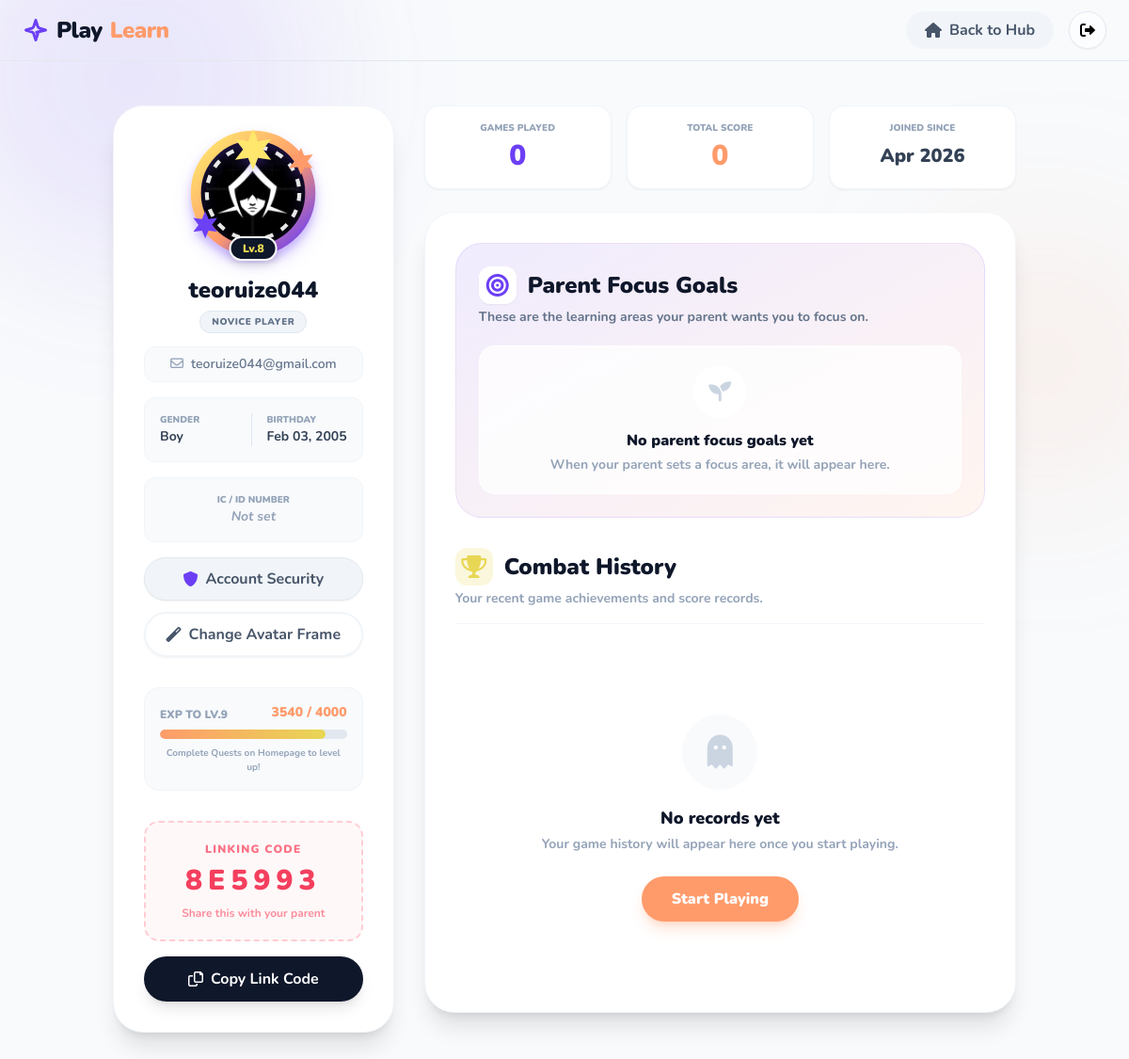
The page /student_profile.php (signed in) on the database its author committed.
### tables this page shows
CREATE TABLE `users` (
  `id` int(11) NOT NULL,
  `username` varchar(50) NOT NULL,
  `profile_image` varchar(255) DEFAULT NULL,
  `avatar_frame` varchar(255) DEFAULT NULL,
  `frame_expires_at` datetime DEFAULT NULL,
  `title` varchar(50) DEFAULT NULL,
  `title_expires_at` datetime DEFAULT NULL,
  `email` varchar(100) NOT NULL,
  `password` varchar(255) NOT NULL,
  `birthday` date NOT NULL,
  `gender` varchar(10) DEFAULT NULL,
  `ic_number` varchar(40) DEFAULT NULL,
  `role` enum('player','admin','parent') DEFAULT 'player',
  `level` int(11) DEFAULT 1,
  `total_exp` int(11) DEFAULT 0,
  `weekly_exp` int(11) DEFAULT 0,
  `link_code` varchar(10) DEFAULT NULL,
  `status` enum('active','banned') DEFAULT 'active',
  `ban_reason` varchar(255) DEFAULT NULL,
  `banned_at` datetime DEFAULT NULL,
  `last_login` datetime DEFAULT NULL,
  `created_at` timestamp NOT NULL DEFAULT current_timestamp(),
  `last_seen` datetime DEFAULT current_timestamp(),
  `theme_preference` varchar(10) DEFAULT 'dark'
);

### student_profile.php (the view, shortened to what the rows shown need)
<?php
require 'db_conn.php';
$user_id = intval($_SESSION['user_id']);
$sql = "SELECT username, email, link_code, profile_image, avatar_frame, level, total_exp, title, title_expires_at, gender, birthday, ic_number, created_at FROM users WHERE id = ?";
$stmt = $conn->prepare($sql);
$stmt->bind_param("i", $user_id);
$stmt->execute();
$user = $stmt->get_result()->fetch_assoc();
$my_code = $user['link_code'] ?? "";
$current_level = isset($user['level']) && $user['level'] > 0 ? intval($user['level']) : 1;
$total_exp = isset($user['total_exp']) ? intval($user['total_exp']) : 0;
$exp_required_for_next = $current_level * 500;
$title_badge_class = "bg-slate-100 text-slate-500 border-slate-200";
?>
<!DOCTYPE html>
<html lang="en">
<head>
    <script src="https://cdn.tailwindcss.com"></script>
    <link rel="stylesheet" href="https://cdnjs.cloudflare.com/ajax/libs/font-awesome/6.0.0/css/all.min.css">
    <link rel="stylesheet" href="https://cdnjs.cloudflare.com/ajax/libs/cropperjs/1.5.13/cropper.min.css">
    <link rel="stylesheet" href="https://cdn.jsdelivr.net/npm/flatpickr/dist/flatpickr.min.css">
    <link rel="stylesheet" type="text/css" href="https://npmcdn.com/flatpickr/dist/themes/airbnb.css">
</head>
<body class="bg-[#f8fafc]">
    <main class="relative w-full pt-28 pb-20 overflow-hidden min-h-screen">
        <div class="max-w-5xl mx-auto px-4 sm:px-6 lg:px-8">
            <div class="grid grid-cols-1 lg:grid-cols-3 gap-8">
                <div class="lg:col-span-1">
                    <div class="bg-white rounded-[2rem] p-8 shadow-xl border border-slate-100 text-center relative reveal-up">
                        <div class="mb-5 relative inline-block">
                            <div class="avatar-container" onclick="document.getElementById('avatarInput').click()" title="Click to Change Avatar">
                                <div class="avatar-wrapper" id="displayAvatarWrapper">
                                    <?php if (!empty($user['profile_image'])): ?>
                                        <img id="displayAvatar" src="<?= htmlspecialchars($user['profile_image']) ?>" alt="Avatar">
                                    <?php else: ?>
                                        <span id="initialAvatar"><?= strtoupper(substr($user['username'], 0, 1)) ?></span>
                                    <?php endif; ?>
                                </div>
                            </div>
                            <div class="level-badge">Lv.<?php echo $current_level; ?></div>
                        </div>
                        <h2 id="displayUsername" class="text-2xl font-black text-primary mb-1"><?= htmlspecialchars($user['username']) ?></h2>
                        <div class="mb-4">
                            <span class="px-3 py-1 rounded-full text-[10px] font-black uppercase tracking-wider border <?php echo $title_badge_class; ?>">
                            </span>
                        </div>
                        <p class="text-slate-500 font-semibold text-sm mb-4 bg-slate-50 py-2 rounded-xl border border-slate-100">
                            <i class="far fa-envelope text-slate-400 mr-2"></i><span id="displayEmail"><?= htmlspecialchars($user['email']) ?></span>
                        </p>
                        <div class="flex items-center justify-between bg-slate-50 p-4 rounded-xl border border-slate-100 mb-4 relative group">
                            <div class="text-left">
                                <p class="text-[10px] font-black text-slate-400 uppercase">Gender</p>
                                <p class="text-sm font-bold text-slate-700 capitalize" id="displayGender">
                                    <?= !empty($user['gender']) ? htmlspecialchars($user['gender']) : '<span class="text-slate-400 italic">Not set</span>' ?>
                                </p>
                            </div>
                            <div class="text-left border-l border-slate-200 pl-4">
                                <p class="text-[10px] font-black text-slate-400 uppercase">Birthday</p>
                                <p class="text-sm font-bold text-slate-700" id="displayBirthday">
                                    <?= !empty($user['birthday']) ? date('M d, Y', strtotime($user['birthday'])) : '<span class="text-slate-400 italic">Not set</span>' ?>
                                </p>
                            </div>
                        </div>
                        <div class="bg-slate-50 p-4 rounded-xl border border-slate-100 mb-4">
                            <p class="text-[10px] font-black text-slate-400 uppercase">IC / ID Number</p>
                            <p class="text-sm font-bold text-slate-700">
                            </p>
                        </div>
                        <button onclick="openSecurityModal()" class="w-full mb-3 bg-slate-100 hover:bg-slate-200 text-slate-600 font-bold py-2.5 rounded-full transition-all flex items-center justify-center gap-2 shadow-sm border border-slate-200">
                            <i class="fas fa-shield-alt text-blobPurple"></i> Account Security
                        </button>
                        <button onclick="openFrameModal()" class="w-full mb-8 bg-white border-2 border-slate-100 hover:border-blobPurple/40 hover:bg-blobPurple/5 text-slate-600 hover:text-blobPurple font-bold py-2.5 rounded-full transition-all flex items-center justify-center gap-2 shadow-sm">
                            <i class="fas fa-magic"></i> Change Avatar Frame
                        </button>
                        <div class="text-left mb-8 bg-slate-50 p-4 rounded-2xl border border-slate-100">
                            <div class="flex justify-between items-end mb-2">
                                <span class="text-xs font-black text-slate-400 uppercase">EXP to Lv.<?php echo $current_level + 1; ?></span>
                                <span class="text-sm font-black text-blobOrange"><?php echo $total_exp; ?> / <?php echo $exp_required_for_next; ?></span>
                            </div>
                            <div class="h-2.5 w-full bg-slate-200 rounded-full overflow-hidden">
                            </div>
                            <p class="text-[10px] font-bold text-slate-400 mt-2 text-center">Complete Quests on Homepage to level up!</p>
                        </div>
                        <div class="bg-rose-50/50 border-2 border-dashed border-rose-200 rounded-2xl p-5 mb-4 relative overflow-hidden group">
                            <p class="text-xs font-black text-rose-400 uppercase tracking-widest mb-1">Linking Code</p>
                            <div class="text-3xl font-black text-rose-500 tracking-[0.2em] my-2" id="myLinkCode"><?= $my_code ?></div>
                            <p class="text-xs text-rose-400/80 font-bold">Share this with your parent</p>
                        </div>
                        <button id="copyBtn" class="w-full bg-primary text-white hover:bg-slate-800 font-bold py-3 rounded-full transition-all duration-300 flex items-center justify-center gap-2 shadow-lg" onclick="copyCode('<?= $my_code ?>')">
                            <i class="far fa-copy"></i> <span>Copy Link Code</span>
                        </button>
                    </div>
                </div>
                <div class="lg:col-span-2">
                    <div class="grid grid-cols-3 gap-4 mb-6 reveal-up">
                        <div class="bg-white rounded-2xl p-4 shadow-sm border border-slate-100 text-center hover:-translate-y-1 transition-transform">
                            <div class="text-[10px] font-black text-slate-400 uppercase mb-1">Joined Since</div>
                            <div class="text-xl font-black text-slate-700 mt-2"><?= date('M Y', strtotime($user['created_at'])) ?></div>
                        </div>
                    </div>
                </div>
            </div>
        </div>
    </main>
</body>
</html>

### rows shown on the page
users: profile_image (picture), level "8", username "teoruize044", email "teoruize044@gmail.com", gender "Boy", birthday "Feb 03, 2005", $current_level + 1 "9", total_exp "3540", level "4000", link_code "8E5993", created_at "Apr 2026"

### other values the page prints
$display_title "NOVICE PLAYER"
$total_games "0"
$total_score_calc "0"
